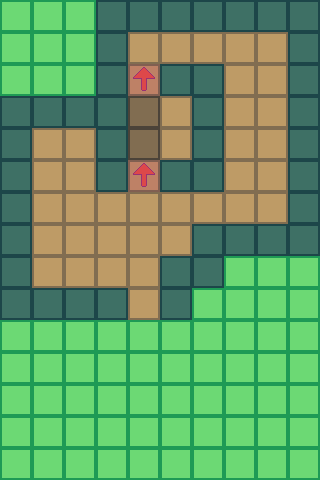

This game map was drawn from its Tiled (.tmx) file and the tilesets committed beside it. A one-line description and the full map source follow:
An orthogonal 10x15 tile map with 32x32 px tiles, 3 tile layers (floor, walls, cat).

<map version="1.0" orientation="orthogonal" renderorder="right-down" width="10" height="15" tilewidth="32" tileheight="32" nextobjectid="2">
 <properties>
  <property name="catLength" value="5" />
  <property name="name" value="The Test Level" />
  <property name="startPositionX" value="4" />
  <property name="startPositionY" value="5" />
 </properties>
 <tileset firstgid="1" name="programmer" tilewidth="32" tileheight="32" tilecount="12" columns="4">
  <image source="../SpriteSheet/programmer.png" width="128" height="96" />
  <tile id="4">
   <properties>
    <property name="type" value="floor" />
   </properties>
  </tile>
  <tile id="5">
   <properties>
    <property name="type" value="hole" />
   </properties>
  </tile>
  <tile id="6">
   <properties>
    <property name="type" value="wall" />
   </properties>
  </tile>
  <tile id="7">
   <properties>
    <property name="type" value="arrow" />
   </properties>
  </tile>
 </tileset>
 <layer name="floor" width="10" height="15">
  <data encoding="csv">
11,11,11,0,0,0,0,0,0,0,
11,11,11,0,5,5,5,5,5,0,
11,11,11,0,8,0,0,5,5,0,
0,0,0,0,6,5,0,5,5,0,
0,5,5,0,6,5,0,5,5,0,
0,5,5,0,8,0,0,5,5,0,
0,5,5,5,5,5,5,5,5,0,
0,5,5,5,5,5,0,0,0,0,
0,5,5,5,5,0,0,11,11,11,
0,0,0,0,5,0,11,11,11,11,
11,11,11,11,11,11,11,11,11,11,
11,11,11,11,11,11,11,11,11,11,
11,11,11,11,11,11,11,11,11,11,
11,11,11,11,11,11,11,11,11,11,
11,11,11,11,11,11,11,11,11,11
</data>
 </layer>
 <layer name="walls" width="10" height="15">
  <data encoding="csv">
0,0,0,7,7,7,7,7,7,7,
0,0,0,7,0,0,0,0,0,7,
0,0,0,7,0,7,7,0,0,7,
7,7,7,7,0,0,7,0,0,7,
7,0,0,7,0,0,7,0,0,7,
7,0,0,7,0,7,7,0,0,7,
7,0,0,0,0,0,0,0,0,7,
7,0,0,0,0,0,7,7,7,7,
7,0,0,0,0,7,7,0,0,0,
7,7,7,7,0,7,0,0,0,0,
0,0,0,0,0,0,0,0,0,0,
0,0,0,0,0,0,0,0,0,0,
0,0,0,0,0,0,0,0,0,0,
0,0,0,0,0,0,0,0,0,0,
0,0,0,0,0,0,0,0,0,0
</data>
 </layer>
 <layer name="cat" width="10" height="15">
  <data encoding="csv">
0,0,0,0,0,0,0,0,0,0,
0,0,0,0,0,0,0,0,0,0,
0,0,0,0,0,0,0,0,0,0,
0,0,0,0,0,0,0,0,0,0,
0,0,0,0,0,0,0,0,0,0,
0,0,0,0,0,0,0,0,0,0,
0,0,0,0,0,0,0,0,0,0,
0,0,0,0,0,0,0,0,0,0,
0,0,0,0,0,0,0,0,0,0,
0,0,0,0,0,0,0,0,0,0,
0,0,0,0,0,0,0,0,0,0,
0,0,0,0,0,0,0,0,0,0,
0,0,0,0,0,0,0,0,0,0,
0,0,0,0,0,0,0,0,0,0,
0,0,0,0,0,0,0,0,0,0
</data>
 </layer>
</map>